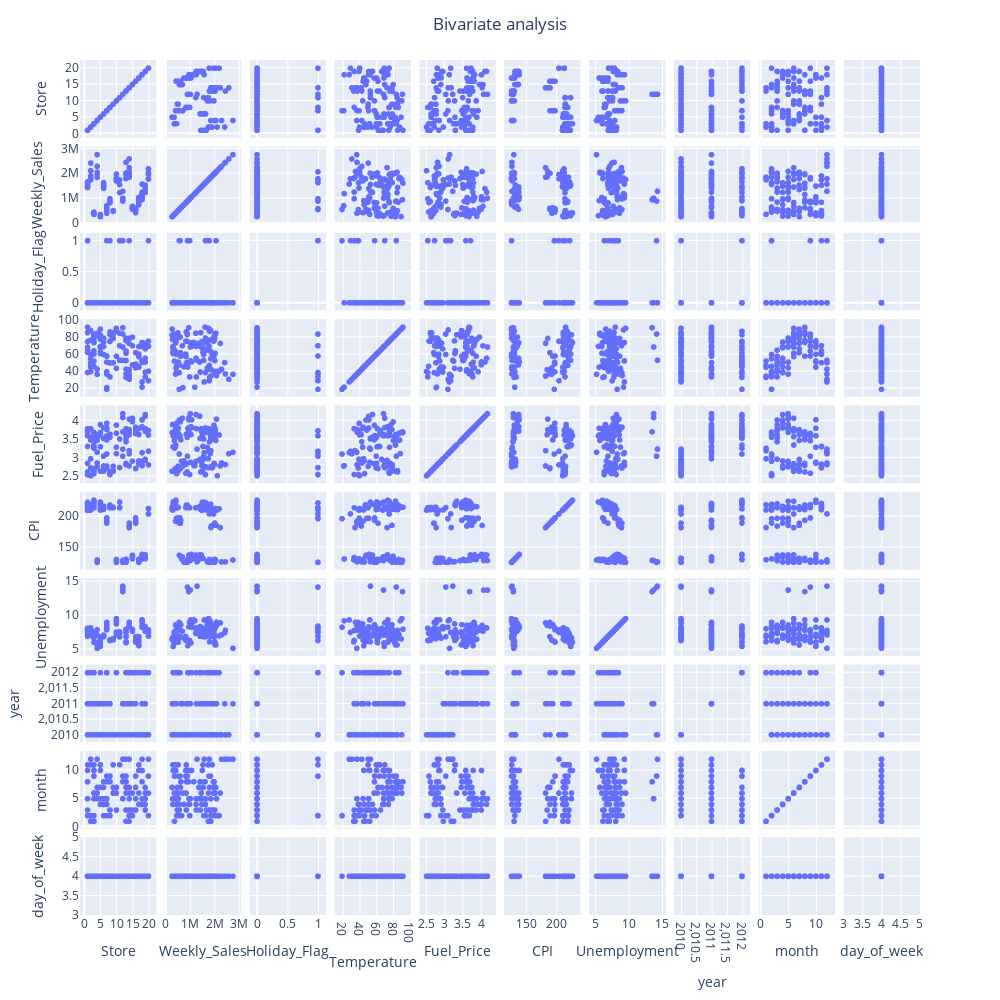

Here is the notebook cell this chart was saved with:
### Code cell
fig = px.scatter_matrix(df)
fig.update_layout(
        title = go.layout.Title(text = "Bivariate analysis", x = 0.5), showlegend = False, 
            autosize=False, height=1000, width = 1000)
fig.show()

### Figure 1 — Plotly figure (JSON) as saved in the notebook; plotly's stock layout.template omitted (floating-point values rounded to 4 significant figures; data arrays with more than 128 entries replaced by an {"elided": "..."} marker saying what was removed)
{"data": [{"dimensions": [{"axis": {"matches": true}, "label": "Store", "values": {"elided": "136 int values"}}, {"axis": {"matches": true}, "label": "Weekly_Sales", "values": {"elided": "136 float values"}}, {"axis": {"matches": true}, "label": "Holiday_Flag", "values": {"elided": "136 int values"}}, {"axis": {"matches": true}, "label": "Temperature", "values": {"elided": "136 float values"}}, {"axis": {"matches": true}, "label": "Fuel_Price", "values": {"elided": "136 float values"}}, {"axis": {"matches": true}, "label": "CPI", "values": {"elided": "136 float values"}}, {"axis": {"matches": true}, "label": "Unemployment", "values": {"elided": "136 float values"}}, {"axis": {"matches": true}, "label": "year", "values": {"elided": "136 int values"}}, {"axis": {"matches": true}, "label": "month", "values": {"elided": "136 int values"}}, {"axis": {"matches": true}, "label": "day_of_week", "values": {"elided": "136 int values"}}], "hovertemplate": "%{xaxis.title.text}=%{x}<br>%{yaxis.title.text}=%{y}<extra></extra>", "legendgroup": "", "marker": {"color": "#636efa", "symbol": "circle"}, "name": "", "showlegend": false, "type": "splom"}], "layout": {"autosize": false, "dragmode": "select", "height": 1000, "legend": {"tracegroupgap": 0}, "margin": {"t": 60}, "showlegend": false, "title": {"text": "Bivariate analysis", "x": 0.5}, "width": 1000}}
